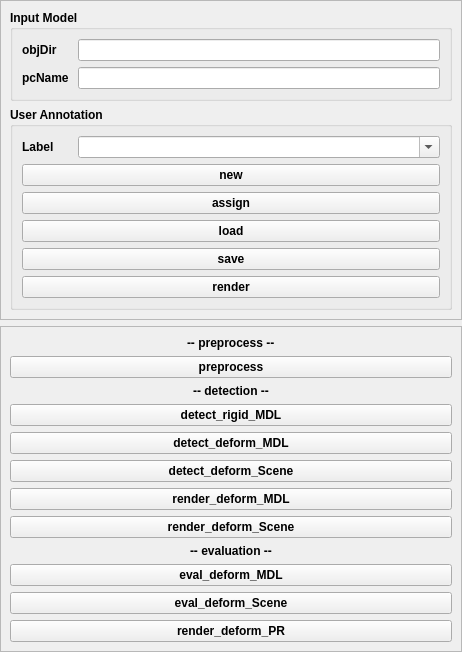
<?xml version="1.0" encoding="UTF-8"?>
<ui version="4.0">
 <class>PCICLGroundTruth2015EditorForm</class>
 <widget class="QWidget" name="PCICLGroundTruth2015EditorForm">
  <property name="geometry">
   <rect>
    <x>0</x>
    <y>0</y>
    <width>462</width>
    <height>629</height>
   </rect>
  </property>
  <property name="windowTitle">
   <string>Form</string>
  </property>
  <layout class="QVBoxLayout" name="verticalLayout">
   <property name="margin">
    <number>0</number>
   </property>
   <item>
    <widget class="QFrame" name="frame">
     <property name="sizePolicy">
      <sizepolicy hsizetype="Preferred" vsizetype="Preferred">
       <horstretch>0</horstretch>
       <verstretch>1</verstretch>
      </sizepolicy>
     </property>
     <property name="font">
      <font>
       <weight>75</weight>
       <bold>true</bold>
      </font>
     </property>
     <property name="frameShape">
      <enum>QFrame::StyledPanel</enum>
     </property>
     <property name="frameShadow">
      <enum>QFrame::Raised</enum>
     </property>
     <layout class="QVBoxLayout" name="verticalLayout_4">
      <item>
       <widget class="QGroupBox" name="groupBox">
        <property name="title">
         <string>Input Model</string>
        </property>
        <layout class="QVBoxLayout" name="verticalLayout_3">
         <item>
          <layout class="QHBoxLayout" name="horizontalLayout_2">
           <item>
            <widget class="QLabel" name="label_4">
             <property name="minimumSize">
              <size>
               <width>50</width>
               <height>0</height>
              </size>
             </property>
             <property name="text">
              <string>objDir</string>
             </property>
            </widget>
           </item>
           <item>
            <widget class="QLineEdit" name="leObjDir"/>
           </item>
          </layout>
         </item>
         <item>
          <layout class="QHBoxLayout" name="horizontalLayout">
           <item>
            <widget class="QLabel" name="label_2">
             <property name="minimumSize">
              <size>
               <width>50</width>
               <height>0</height>
              </size>
             </property>
             <property name="text">
              <string>pcName</string>
             </property>
            </widget>
           </item>
           <item>
            <widget class="QLineEdit" name="lePcName"/>
           </item>
          </layout>
         </item>
        </layout>
       </widget>
      </item>
      <item>
       <widget class="QGroupBox" name="groupBox_2">
        <property name="title">
         <string>User Annotation</string>
        </property>
        <layout class="QVBoxLayout" name="verticalLayout_5">
         <item>
          <widget class="QFrame" name="frame_3">
           <property name="frameShape">
            <enum>QFrame::NoFrame</enum>
           </property>
           <property name="frameShadow">
            <enum>QFrame::Raised</enum>
           </property>
           <layout class="QHBoxLayout" name="horizontalLayout_3">
            <property name="margin">
             <number>0</number>
            </property>
            <item>
             <widget class="QLabel" name="label_3">
              <property name="minimumSize">
               <size>
                <width>50</width>
                <height>0</height>
               </size>
              </property>
              <property name="text">
               <string>Label</string>
              </property>
             </widget>
            </item>
            <item>
             <widget class="QComboBox" name="cbLabel">
              <property name="sizePolicy">
               <sizepolicy hsizetype="Expanding" vsizetype="Fixed">
                <horstretch>0</horstretch>
                <verstretch>0</verstretch>
               </sizepolicy>
              </property>
              <property name="editable">
               <bool>true</bool>
              </property>
             </widget>
            </item>
           </layout>
          </widget>
         </item>
         <item>
          <widget class="QPushButton" name="pbNew">
           <property name="text">
            <string>new</string>
           </property>
          </widget>
         </item>
         <item>
          <widget class="QPushButton" name="pbAssign">
           <property name="text">
            <string>assign</string>
           </property>
          </widget>
         </item>
         <item>
          <widget class="QPushButton" name="pbLoad">
           <property name="text">
            <string>load</string>
           </property>
          </widget>
         </item>
         <item>
          <widget class="QPushButton" name="pbSave">
           <property name="text">
            <string>save</string>
           </property>
          </widget>
         </item>
         <item>
          <widget class="QPushButton" name="pbRender">
           <property name="text">
            <string>render</string>
           </property>
          </widget>
         </item>
        </layout>
       </widget>
      </item>
     </layout>
    </widget>
   </item>
   <item>
    <spacer name="verticalSpacer">
     <property name="orientation">
      <enum>Qt::Vertical</enum>
     </property>
     <property name="sizeHint" stdset="0">
      <size>
       <width>20</width>
       <height>133</height>
      </size>
     </property>
    </spacer>
   </item>
   <item>
    <widget class="QFrame" name="frame_2">
     <property name="font">
      <font>
       <weight>75</weight>
       <bold>true</bold>
      </font>
     </property>
     <property name="frameShape">
      <enum>QFrame::StyledPanel</enum>
     </property>
     <property name="frameShadow">
      <enum>QFrame::Raised</enum>
     </property>
     <layout class="QVBoxLayout" name="verticalLayout_2">
      <item alignment="Qt::AlignHCenter">
       <widget class="QLabel" name="label_6">
        <property name="text">
         <string>-- preprocess --</string>
        </property>
       </widget>
      </item>
      <item>
       <widget class="QPushButton" name="pbPreprocess">
        <property name="text">
         <string>preprocess</string>
        </property>
       </widget>
      </item>
      <item>
       <widget class="QLabel" name="label">
        <property name="text">
         <string>-- detection --</string>
        </property>
        <property name="alignment">
         <set>Qt::AlignCenter</set>
        </property>
       </widget>
      </item>
      <item>
       <widget class="QPushButton" name="pbDetectRigidMDL">
        <property name="text">
         <string>detect_rigid_MDL</string>
        </property>
       </widget>
      </item>
      <item>
       <widget class="QPushButton" name="pbDetectDeformMDL">
        <property name="text">
         <string>detect_deform_MDL</string>
        </property>
       </widget>
      </item>
      <item>
       <widget class="QPushButton" name="pbDetectDeformScene">
        <property name="text">
         <string>detect_deform_Scene</string>
        </property>
       </widget>
      </item>
      <item>
       <widget class="QPushButton" name="pbRenderDeformMDL">
        <property name="text">
         <string>render_deform_MDL</string>
        </property>
       </widget>
      </item>
      <item>
       <widget class="QPushButton" name="pbRenderDeformScene">
        <property name="text">
         <string>render_deform_Scene</string>
        </property>
       </widget>
      </item>
      <item alignment="Qt::AlignHCenter">
       <widget class="QLabel" name="label_5">
        <property name="text">
         <string>-- evaluation --</string>
        </property>
       </widget>
      </item>
      <item>
       <widget class="QPushButton" name="pbEvalDeformMDL">
        <property name="text">
         <string>eval_deform_MDL</string>
        </property>
       </widget>
      </item>
      <item>
       <widget class="QPushButton" name="pbEvalDeformScene">
        <property name="text">
         <string>eval_deform_Scene</string>
        </property>
       </widget>
      </item>
      <item>
       <widget class="QPushButton" name="pbRenderDeformPR">
        <property name="text">
         <string>render_deform_PR</string>
        </property>
       </widget>
      </item>
     </layout>
    </widget>
   </item>
  </layout>
 </widget>
 <resources/>
 <connections/>
</ui>
